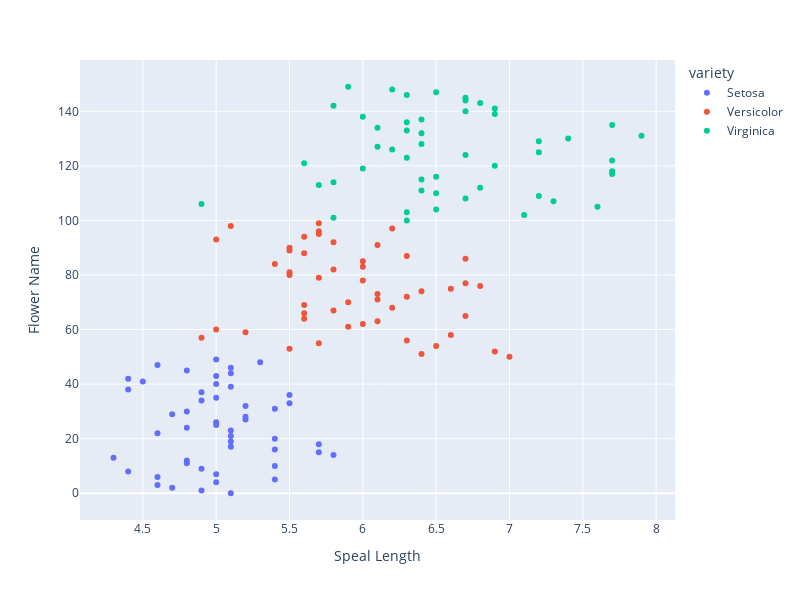

Source (notebook cell):
### Code cell
fig = px.scatter(data_frame=df, x ="sepal.length", color='variety')
fig.update_layout(width=800, height=600,
                 xaxis=dict(title='Speal Length'),
                 yaxis=dict(title='Flower Name'))
fig.show()

### Figure 1 — Plotly figure (JSON) as saved in the notebook; plotly's stock layout.template omitted (floating-point values rounded to 4 significant figures)
{"data": [{"hovertemplate": "variety=Setosa<br>sepal.length=%{x}<br>index=%{y}<extra></extra>", "legendgroup": "Setosa", "marker": {"color": "#636efa", "symbol": "circle"}, "mode": "markers", "name": "Setosa", "orientation": "h", "showlegend": true, "type": "scatter", "x": [5.1, 4.9, 4.7, 4.6, 5, 5.4, 4.6, 5, 4.4, 4.9, 5.4, 4.8, 4.8, 4.3, 5.8, 5.7, 5.4, 5.1, 5.7, 5.1, 5.4, 5.1, 4.6, 5.1, 4.8, 5, 5, 5.2, 5.2, 4.7, 4.8, 5.4, 5.2, 5.5, 4.9, 5, 5.5, 4.9, 4.4, 5.1, 5, 4.5, 4.4, 5, 5.1, 4.8, 5.1, 4.6, 5.3, 5], "xaxis": "x", "y": [0, 1, 2, 3, 4, 5, 6, 7, 8, 9, 10, 11, 12, 13, 14, 15, 16, 17, 18, 19, 20, 21, 22, 23, 24, 25, 26, 27, 28, 29, 30, 31, 32, 33, 34, 35, 36, 37, 38, 39, 40, 41, 42, 43, 44, 45, 46, 47, 48, 49], "yaxis": "y"}, {"hovertemplate": "variety=Versicolor<br>sepal.length=%{x}<br>index=%{y}<extra></extra>", "legendgroup": "Versicolor", "marker": {"color": "#EF553B", "symbol": "circle"}, "mode": "markers", "name": "Versicolor", "orientation": "h", "showlegend": true, "type": "scatter", "x": [7, 6.4, 6.9, 5.5, 6.5, 5.7, 6.3, 4.9, 6.6, 5.2, 5, 5.9, 6, 6.1, 5.6, 6.7, 5.6, 5.8, 6.2, 5.6, 5.9, 6.1, 6.3, 6.1, 6.4, 6.6, 6.8, 6.7, 6, 5.7, 5.5, 5.5, 5.8, 6, 5.4, 6, 6.7, 6.3, 5.6, 5.5, 5.5, 6.1, 5.8, 5, 5.6, 5.7, 5.7, 6.2, 5.1, 5.7], "xaxis": "x", "y": [50, 51, 52, 53, 54, 55, 56, 57, 58, 59, 60, 61, 62, 63, 64, 65, 66, 67, 68, 69, 70, 71, 72, 73, 74, 75, 76, 77, 78, 79, 80, 81, 82, 83, 84, 85, 86, 87, 88, 89, 90, 91, 92, 93, 94, 95, 96, 97, 98, 99], "yaxis": "y"}, {"hovertemplate": "variety=Virginica<br>sepal.length=%{x}<br>index=%{y}<extra></extra>", "legendgroup": "Virginica", "marker": {"color": "#00cc96", "symbol": "circle"}, "mode": "markers", "name": "Virginica", "orientation": "h", "showlegend": true, "type": "scatter", "x": [6.3, 5.8, 7.1, 6.3, 6.5, 7.6, 4.9, 7.3, 6.7, 7.2, 6.5, 6.4, 6.8, 5.7, 5.8, 6.4, 6.5, 7.7, 7.7, 6, 6.9, 5.6, 7.7, 6.3, 6.7, 7.2, 6.2, 6.1, 6.4, 7.2, 7.4, 7.9, 6.4, 6.3, 6.1, 7.7, 6.3, 6.4, 6, 6.9, 6.7, 6.9, 5.8, 6.8, 6.7, 6.7, 6.3, 6.5, 6.2, 5.9], "xaxis": "x", "y": [100, 101, 102, 103, 104, 105, 106, 107, 108, 109, 110, 111, 112, 113, 114, 115, 116, 117, 118, 119, 120, 121, 122, 123, 124, 125, 126, 127, 128, 129, 130, 131, 132, 133, 134, 135, 136, 137, 138, 139, 140, 141, 142, 143, 144, 145, 146, 147, 148, 149], "yaxis": "y"}], "layout": {"height": 600, "legend": {"title": {"text": "variety"}, "tracegroupgap": 0}, "margin": {"t": 60}, "width": 800, "xaxis": {"anchor": "y", "domain": [0, 1], "title": {"text": "Speal Length"}}, "yaxis": {"anchor": "x", "domain": [0, 1], "title": {"text": "Flower Name"}}}}
